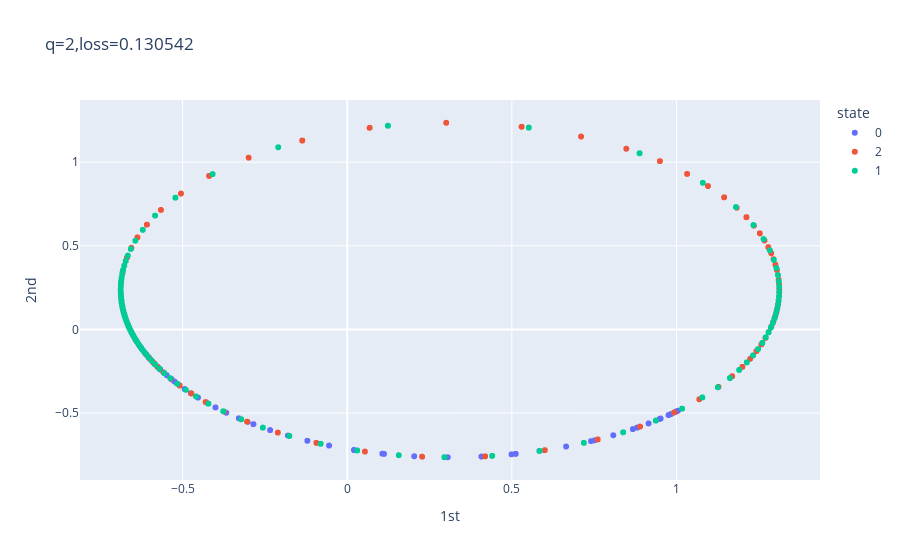

The code cell stored with this chart in its notebook:
### Code cell
Adam = tf.keras.optimizers.Adam(learning_rate=0.01,beta_1=0.9,beta_2=0.999,epsilon=1e-07)
SGD = tf.keras.optimizers.SGD(learning_rate=0.01,momentum=0.0,nesterov=False)
model.compile(loss='mse',optimizer=Adam)
history = model.fit(X,X,epochs=100000,verbose=0,callbacks=[CustomCallback()])

### Figure 1 — Plotly figure (JSON) as saved in the notebook; plotly's stock layout.template omitted (floating-point values rounded to 4 significant figures; data arrays with more than 128 entries replaced by an {"elided": "..."} marker saying what was removed)
{"data": [{"hovertemplate": "state=0<br>1st=%{x}<br>2nd=%{y}<br>shift=%{text}<extra></extra>", "legendgroup": "0", "marker": {"color": "#636efa", "symbol": "circle"}, "mode": "markers+text", "name": "0", "showlegend": true, "text": {"elided": "6660 int values"}, "type": "scattergl", "x": {"elided": "6660 float values"}, "xaxis": "x", "y": {"elided": "6660 float values"}, "yaxis": "y"}, {"hovertemplate": "state=2<br>1st=%{x}<br>2nd=%{y}<br>shift=%{text}<extra></extra>", "legendgroup": "2", "marker": {"color": "#EF553B", "symbol": "circle"}, "mode": "markers+text", "name": "2", "showlegend": true, "text": {"elided": "6660 int values"}, "type": "scattergl", "x": {"elided": "6660 float values"}, "xaxis": "x", "y": {"elided": "6660 float values"}, "yaxis": "y"}, {"hovertemplate": "state=1<br>1st=%{x}<br>2nd=%{y}<br>shift=%{text}<extra></extra>", "legendgroup": "1", "marker": {"color": "#00cc96", "symbol": "circle"}, "mode": "markers+text", "name": "1", "showlegend": true, "text": {"elided": "6680 int values"}, "type": "scattergl", "x": {"elided": "6680 float values"}, "xaxis": "x", "y": {"elided": "6680 float values"}, "yaxis": "y"}], "layout": {"autosize": true, "legend": {"title": {"text": "state"}, "tracegroupgap": 0}, "title": {"text": "q=2,loss=0.130542"}, "xaxis": {"anchor": "y", "autorange": true, "domain": [0, 1], "range": [-0.8142, 1.438], "title": {"text": "1st"}, "type": "linear"}, "yaxis": {"anchor": "x", "autorange": true, "domain": [0, 1], "range": [-0.9191, 1.391], "title": {"text": "2nd"}, "type": "linear"}}}
